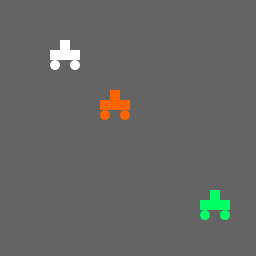
Frame 1 (no input)
Frame 60 (the mouse pressed at the canvas centre just before this capture): identical to frame 1, image omitted
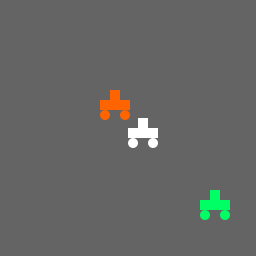
Frame 120 (the mouse held since frame 60 and released just before this capture)

The Processing sketch that drew these frames (run headless with seeded random() and noise(); from frame 60 on, the mouse is pressed at the canvas centre):

// Processing sketch: processing_52885
// ── processing_52885.pde

int etat;

void setup() {
  size(256, 256);
  smooth();


  etat =0 ;
}

void draw() {
  background(100);

 voiture( 100, 100, color(255, 100, 0) );
    voiture( 200, 200, color(0, 255, 100) );

  if ( etat == 0 ) {
    voiture( 50, 50, color(255, 255, 255) );
  } 
  else {
    voiture( mouseX, mouseY, color(255, 255, 255) );
  }
  
}

void mousePressed() {
  
  if ( etat == 0 ) {
    etat = 1;
  } else {
    etat = 0; 
  }
  
}

// Dessiner voiture
void voiture(float x, float y, color c) {

  float largeur = 30;
  float hauteur = 10;
  float rayon = 5;

  noStroke();
  fill(c);
  // Carosserie
  rect(x, y, largeur, hauteur);
  // Cabine
  rect( x+largeur/2-5, y-10, 10, 10 );
  // Roues
  ellipse( x+rayon, y+hauteur+rayon, rayon*2, rayon*2 );
  ellipse( x+largeur-rayon, y+hauteur+rayon, rayon*2, rayon*2 );
}
